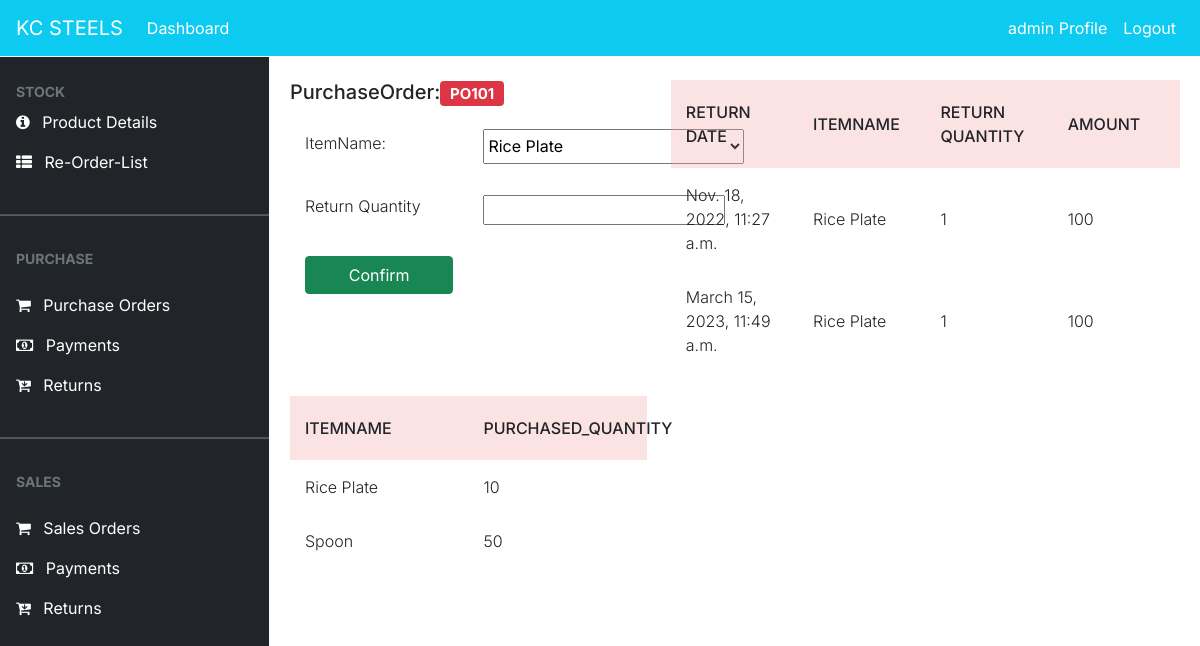
Page /purchase/return/PO101 (signed in) on the committed database.
### dashboard/models.py (models this page shows, shortened)
class PurchaseOrder(models.Model):
    date = models.DateTimeField(auto_now_add=True)
    po_no = models.IntegerField(null=True)
    po_number = models.CharField(max_length=100, null=True, unique=True)
    vendor_name = models.ForeignKey(Vendor, on_delete=models.CASCADE,null=True)
    gross_amount = models.PositiveIntegerField(null=True)
    discount = models.PositiveIntegerField(null=True)
    net_amount = models.PositiveIntegerField(null=True)
    net_pending = models.PositiveIntegerField(null=True,default=0)
    status = models.BooleanField(default=False,null=True)

class PurchaseReturn(models.Model):
    date = models.DateTimeField(auto_now_add=True,null=True)
    po_number = models.ForeignKey(PurchaseOrder, on_delete=models.CASCADE,null=True)
    item_name = models.ForeignKey(Item, on_delete=models.CASCADE,null=True)
    return_qty = models.PositiveIntegerField(null=True,default=0)
    amount = models.PositiveIntegerField(null=True)

class Item(models.Model):
    item_no = models.IntegerField(null=True)
    item_id = models.CharField(max_length=10,null=True)
    name = models.CharField(max_length=100, null=True, blank=False,unique=True)
    unit_price = models.PositiveBigIntegerField(null=True,blank=True)
    qty_available = models.PositiveIntegerField(null=True, default=0)
    qty_sold = models.PositiveIntegerField(null=True, default=0)
    qty_purchased = models.PositiveIntegerField(null=True, default=0)
    status = models.BooleanField(default=False)
    def __str__(self):
        return  self.name

class PurchasedItems(models.Model):
    po_number = models.ForeignKey(PurchaseOrder, on_delete=models.CASCADE,null=True)
    vendor_id = models.ForeignKey(Vendor, on_delete=models.CASCADE,null=True)
    item_id = models.CharField(max_length = 20,null=True)
    item_name = models.ForeignKey(Item, on_delete=models.CASCADE,null=True)
    quantity = models.PositiveIntegerField(null=True, default=0)
    unit_price = models.PositiveIntegerField(null=True, default=0)
    total_amt = models.PositiveIntegerField(null=True)
    @property
    def item_id(self):
        return self.item_name.item_id

### dashboard/views.py (the view, shortened to what this page needs)
# urls.py: path('purchase/return/<po_number>',views.purchase_return_po,name='purchase_return_po'),
@login_required
def purchase_return_po(request,po_number):
    items = Item.objects.all()
    current_po = po_number
    pn_id = PurchaseOrder.objects.get(po_number=po_number).id
    purchased_items = PurchasedItems.objects.filter(po_number_id = pn_id)
    purchase_returns = PurchaseReturn.objects.filter(po_number_id=pn_id)
    context = {
        'purchased_items' : purchased_items,
        'current_po' : current_po,
        'purchase_returns' : purchase_returns
    }
    return render(request, 'purchaseReturn/purchase_return_po.html',context)

### templates/purchaseReturn/purchase_return_po.html (shortened to what this page needs)
{% extends 'partial/base.html' %}
{% load crispy_forms_tags %}
{% block content %}
{% include 'partial/topnav_staff.html'%}
<div style="margin-left:290px;margin-right:20px">
    <div class="row my-4">
        <div class="col-md-5">
            <table>
                <form method="POST">
                    <tr><h5>PurchaseOrder:<span class="badge badge-pill badge-danger">{{current_po}}</span></h5></tr>
                    <tr>
                        <td><label>ItemName:</label></td>
                        <td>
                            <select name="i_name" style="width:261px;height:35px;">
                                {% for purchased_item in purchased_items %}
                                <option>{{purchased_item.item_name}}</option>
                                {% endfor %}
                            </select>
                        </td>
                    </tr>
                    <tr>
                        <td><label>Return Quantity</label></td>
                        <td><input type="number" name="rq" /></td>
                    </tr>
                    <tr>
                        <td><input class="btn btn-success btn-block" data-backdrop="static" type="submit" value="Confirm"></td>
                    </tr>
                </form>
            </table>
        </div>
        <div class="col-md-7">
            <table cellpadding="0" cellspacing="0" border="0">
				<thead class="tbl-header">
				<tr>
                    <th scope="col">Return Date</th>
					<th scope="col">ItemName</th>
					<th scope="col">Return Quantity</th>
                    <th scope="col">Amount</th>
				</tr>
				</thead>
				<tbody>
					{% for purchase_return in purchase_returns %}
					<tr>
                        <td>{{ purchase_return.date }}</td>
						<td>{{ purchase_return.item_name }}</td>
						<td>{{ purchase_return.return_qty }}</td>
                        <td>{{ purchase_return.amount }}</td>
					</tr>
					{% endfor %}
				</tbody>
			</table>
        </div>
    </div>
    <div class="row my-4">
        <div class="col-md-5">
            <table cellpadding="0" cellspacing="0" border="0">
				<thead class="tbl-header">
				<tr>
					<th scope="col">ItemName</th>
					<th scope="col">Purchased_Quantity</th>
				</tr>
				</thead>
				<tbody>
					{% for purchased_item in purchased_items %}
					<tr>
						<td>{{ purchased_item.item_name }}</td>
						<td>{{ purchased_item.quantity }}</td>
					</tr>
					{% endfor %}
				</tbody>
			</table>
        </div>
    </div>
</div>
{% endblock %}

### templates/partial/nav.html (shortened to what this page needs)
<div class="mx-6">
	<nav class="navbar navbar-expand-lg navbar-info bg-info">
        {% if user.is_authenticated %}
            <a class="navbar-brand text-white"  href="#">KC STEELS</a>
            <div class="collapse navbar-collapse" id="navbarSupportedContent">
            <ul class="navbar-nav mr-auto">
                <li class="nav-item active">
                <a class="nav-link text-white" href="{% url 'dashboard-index' %}">Dashboard <span class="sr-only">(current)</span></a>
				</li>
            </ul>
			<ul class="navbar-nav ml-auto">
                <li class="nav-item active">
                <a class="nav-link text-white" data-toggle="modal" data-target="#viewP-{{ user.id}}"> {{ user.username }} Profile <span class="sr-only">(current)</span></a>
                </li>
                <li class="nav-item">
                <a class="nav-link text-white" href="{% url 'user-logout' %}">Logout</a>
                </li>
            </ul>
        {% endif %}
      </nav>
</div>

### static/style.css (style rules this page uses)
body { background-color: aliceblue; }

### static/tstyle.css (style rules this page uses)
table { width:100%; table-layout: fixed; }
.tbl-header { background-color: rgba(243, 162, 162, 0.3); }
th { padding: 20px 15px; text-align: left; font-weight: 500; text-transform: uppercase; }
td { padding: 15px; text-align: left; vertical-align:middle; font-weight: 300; border-bottom: solid 1px rgba(255,255,255,0.1); }

### static/sidebar/navstyle.css (style rules this page uses)
body, button { font-family: "Inter", sans-serif; }
:root { --offcanvas-width: 270px; --topNavbarHeight: 56px; }
@media (min-width: 992px) { body { overflow: auto !important; } }

### rows in the picture
PurchaseOrder: po_number "PO101"
PurchaseReturn: date "Nov. 18, 2022, 11:27 a.m.", item_name "Rice Plate", return_qty "1", amount "100"
PurchaseReturn: date "March 15, 2023, 11:49 a.m.", item_name "Rice Plate", return_qty "1", amount "100"
PurchasedItems: item_name "Rice Plate", quantity "10"
PurchasedItems: item_name "Spoon", quantity "50"

### other values in the picture
{{ user.username }} "admin"
form field i_name "Rice Plate"
